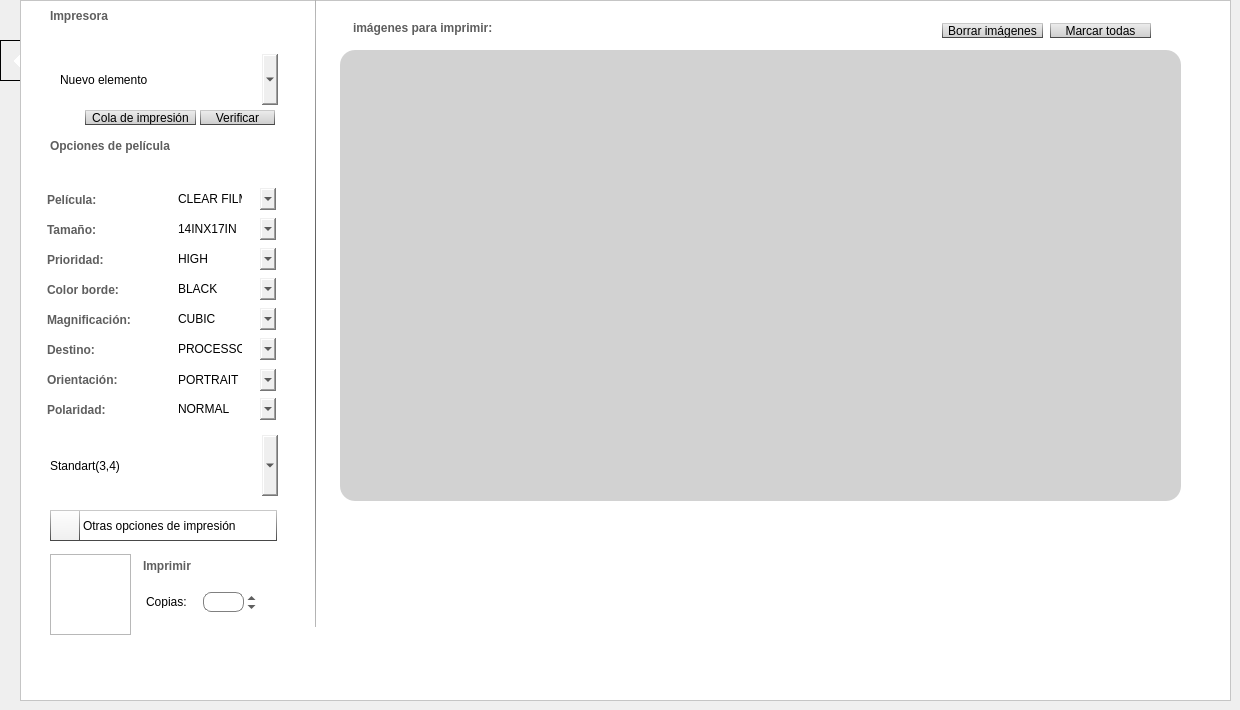
        <widget class="QWidget" name="page_2">
         <widget class="QFrame" name="frame_13">
          <property name="geometry">
           <rect>
            <x>0</x>
            <y>40</y>
            <width>21</width>
            <height>41</height>
           </rect>
          </property>
          <property name="styleSheet">
           <string notr="true">background-color: qconicalgradient(cx:0.663, cy:0.511, angle:90.9, stop:0.351648 rgba(255, 255, 255, 0), stop:0.664773 rgba(255, 255, 255, 0), stop:0.670455 rgba(255, 255, 255, 255), stop:0.823864 rgba(255, 255, 255, 255), stop:0.829545 rgba(255, 255, 255, 0));</string>
          </property>
          <property name="frameShape">
           <enum>QFrame::StyledPanel</enum>
          </property>
          <property name="frameShadow">
           <enum>QFrame::Raised</enum>
          </property>
         </widget>
         <widget class="QFrame" name="frame_14">
          <property name="enabled">
           <bool>true</bool>
          </property>
          <property name="geometry">
           <rect>
            <x>20</x>
            <y>0</y>
            <width>1211</width>
            <height>701</height>
           </rect>
          </property>
          <property name="styleSheet">
           <string notr="true">/* HAY QUE PROGRAMAR MANUAL EL HOVER DEL COMBOBOX */

QFrame#frame_14{
	background-color: rgb(255, 255, 255);
}

QComboBox#comboBox {
    border: none;
	border-image: url(:/visor_tab_archivo/assets/visor_tab_archivo/qcombobox_gradient.png);
    padding: 1px 18px 1px 3px;
    min-width: 6em;
}

QComboBox#comboBox:on { /* shift the text when the popup opens */
    padding-top: 3px;
    padding-left: 4px;
}

QComboBox#comboBox::drop-down {
    subcontrol-origin: padding;
    subcontrol-position: top right;
    width: 25px;
	border-image: url(:/visor_tab_archivo/assets/visor_tab_archivo/qcombobox_button.png);
}

QComboBox#comboBox::drop-down:on {
	subcontrol-origin: padding;
    subcontrol-position: top right;
    width: 27px;
	border-image: url(:/visor_tab_archivo/assets/visor_tab_archivo/qcombobox_button_selected.png);
}

QComboBox#comboBox_10 {
    border: none;
	border-image: url(:/visor_tab_archivo/assets/visor_tab_archivo/qcombobox_gradient.png);
    padding: 1px 18px 1px 3px;
    min-width: 6em;
}

QComboBox#comboBox_10:on { /* shift the text when the popup opens */
    padding-top: 3px;
    padding-left: 4px;
}

QComboBox#comboBox_10::drop-down {
    subcontrol-origin: padding;
    subcontrol-position: top right;
    width: 35px;
	border-image: url(:/visor_tab_archivo/assets/visor_tab_archivo/qcombobox_button.png);
}

QComboBox#comboBox_10::drop-down:on {
	subcontrol-origin: padding;
    subcontrol-position: top right;
    width: 37px;
	border-image: url(:/visor_tab_archivo/assets/visor_tab_archivo/qcombobox_button_selected.png);
}


QComboBox {
    border: none;
	border-image: url(:/visor_tab_archivo/assets/visor_tab_archivo/qcombobox_gradient.png);
    padding: 1px 18px 1px 3px;
    min-width: 6em;
}

QComboBox:on { /* shift the text when the popup opens */
    padding-top: 3px;
    padding-left: 4px;
}

QComboBox::drop-down {
    subcontrol-origin: padding;
    subcontrol-position: top right;
    width: 20px;
	border-image: url(:/visor_tab_archivo/assets/visor_tab_archivo/qcombobox_button.png);
}

QComboBox::drop-down:on {
	subcontrol-origin: padding;
    subcontrol-position: top right;
    width: 22px;
	border-image: url(:/visor_tab_archivo/assets/visor_tab_archivo/qcombobox_button_selected.png);
}

QComboBox QAbstractItemView{
	border: 2px solid red;
	background-color: rgb(255, 0, 127);
	selection-background-color: blue;
}

QPushButton{
	border-top: 1px solid rgb(201, 201, 201);
	border-bottom: 1px solid rgb(71, 71, 71);
	border-left: 1px solid qlineargradient(spread:pad, x1:0.477, y1:1, x2:0.483, y2:0, stop:0 rgba(71, 71, 71, 255), stop:1 rgba(201, 201, 201, 255));
	border-right: 1px solid qlineargradient(spread:pad, x1:0.477, y1:1, x2:0.483, y2:0, stop:0 rgba(71, 71, 71, 255), stop:1 rgba(201, 201, 201, 255));
	background-color: qlineargradient(spread:pad, x1:0.517045, y1:1, x2:0.517, y2:0, stop:0 rgba(205, 205, 205, 255), stop:1 rgba(237, 237, 237, 255));
}

QPushButton:hover{
	border-top: 1px solid rgb(201, 201, 201);
	border-bottom: 1px solid rgb(71, 71, 71);
	border-left: 1px solid qlineargradient(spread:pad, x1:0.477, y1:1, x2:0.483, y2:0, stop:0 rgba(71, 71, 71, 255), stop:1 rgba(201, 201, 201, 255));
	border-right: 1px solid qlineargradient(spread:pad, x1:0.477, y1:1, x2:0.483, y2:0, stop:0 rgba(71, 71, 71, 255), stop:1 rgba(201, 201, 201, 255));
	background-color: qlineargradient(spread:pad, x1:0.511, y1:1, x2:0.494318, y2:0, stop:0 rgba(172, 172, 172, 255), stop:1 rgba(253, 253, 253, 255));
}

QPushButton:selected{
	border-left: 1px solid qlineargradient(spread:pad, x1:0.505682, y1:1, x2:0.511, y2:0, stop:0 rgba(134, 134, 134, 255), stop:1 rgba(70, 70, 70, 255));
	border-right: 1px solid qlineargradient(spread:pad, x1:0.505682, y1:1, x2:0.511, y2:0, stop:0 rgba(134, 134, 134, 255), stop:1 rgba(70, 70, 70, 255));
	border-top: 2px solid qlineargradient(spread:pad, x1:0.511364, y1:1, x2:0.528409, y2:0, stop:0 rgba(203, 203, 203, 255), stop:1 rgba(70, 70, 70, 255));
	border-bottom: 2px solid qlineargradient(spread:pad, x1:0.522727, y1:1, x2:0.534, y2:0, stop:0 rgba(134, 134, 134, 255), stop:1 rgba(250, 250, 250, 255));
	background-color: rgb(238, 238, 238);
}

QComboBox#comboBox_11 {
  border-top: 1px solid rgb(201, 201, 201);
border-bottom: 1px solid rgb(71, 71, 71);
background-color: qlineargradient(spread:pad, x1:0.528, y1:1, x2:0.523, y2:0, stop:0 rgba(239, 239, 239, 255), stop:1 rgba(254, 254, 254, 255));
}

QComboBox#comboBox_11:on { /* shift the text when the popup opens */
  border-top: 1px solid rgb(201, 201, 201);
border-bottom: 1px solid rgb(71, 71, 71);
background-color: qlineargradient(spread:pad, x1:0.528, y1:1, x2:0.523, y2:0, stop:0 rgba(239, 239, 239, 255), stop:1 rgba(254, 254, 254, 255));
}

QComboBox#comboBox_11::drop-down {
  border-top: 1px solid rgb(201, 201, 201);
border-bottom: 1px solid rgb(71, 71, 71);
background-color: qlineargradient(spread:pad, x1:0.528, y1:1, x2:0.523, y2:0, stop:0 rgba(239, 239, 239, 255), stop:1 rgba(254, 254, 254, 255));
}

QComboBox#comboBox_11::drop-down:on {
  border-top: 1px solid rgb(201, 201, 201);
border-bottom: 1px solid rgb(71, 71, 71);
background-color: qlineargradient(spread:pad, x1:0.528, y1:1, x2:0.523, y2:0, stop:0 rgba(239, 239, 239, 255), stop:1 rgba(254, 254, 254, 255));
}


</string>
          </property>
          <property name="frameShape">
           <enum>QFrame::StyledPanel</enum>
          </property>
          <property name="frameShadow">
           <enum>QFrame::Raised</enum>
          </property>
          <widget class="Line" name="line_4">
           <property name="geometry">
            <rect>
             <x>295</x>
             <y>-1</y>
             <width>1</width>
             <height>628</height>
            </rect>
           </property>
           <property name="styleSheet">
            <string notr="true">border:1px solid qlineargradient(spread:reflect, x1:0.522, y1:0.516773, x2:0.523, y2:1, stop:0 rgba(88, 88, 88, 255), stop:0.204545 rgba(88, 88, 88, 255), stop:1 rgba(185, 185, 185, 255))</string>
           </property>
           <property name="orientation">
            <enum>Qt::Vertical</enum>
           </property>
          </widget>
          <widget class="QComboBox" name="comboBox">
           <property name="enabled">
            <bool>true</bool>
           </property>
           <property name="geometry">
            <rect>
             <x>37</x>
             <y>54</y>
             <width>221</width>
             <height>51</height>
            </rect>
           </property>
           <item>
            <property name="text">
             <string>Nuevo elemento</string>
            </property>
           </item>
           <item>
            <property name="text">
             <string>Nuevo elemento</string>
            </property>
           </item>
           <item>
            <property name="text">
             <string>Nuevo elemento</string>
            </property>
           </item>
          </widget>
          <widget class="QLabel" name="label_11">
           <property name="geometry">
            <rect>
             <x>27</x>
             <y>4</y>
             <width>241</width>
             <height>31</height>
            </rect>
           </property>
           <property name="font">
            <font>
             <pointsize>9</pointsize>
             <weight>75</weight>
             <bold>true</bold>
             <underline>false</underline>
             <strikeout>false</strikeout>
             <kerning>true</kerning>
            </font>
           </property>
           <property name="styleSheet">
            <string notr="true">color: rgb(94, 94, 94);
padding-bottom: 6px;
border-bottom: 2px dashed rgb(94, 94, 94);</string>
           </property>
           <property name="text">
            <string>Impresora</string>
           </property>
          </widget>
          <widget class="QPushButton" name="pushButton_3">
           <property name="geometry">
            <rect>
             <x>65</x>
             <y>110</y>
             <width>111</width>
             <height>15</height>
            </rect>
           </property>
           <property name="text">
            <string>Cola de impresión</string>
           </property>
          </widget>
          <widget class="QPushButton" name="pushButton_4">
           <property name="geometry">
            <rect>
             <x>180</x>
             <y>110</y>
             <width>75</width>
             <height>15</height>
            </rect>
           </property>
           <property name="text">
            <string>Verificar</string>
           </property>
          </widget>
          <widget class="QLabel" name="label_12">
           <property name="geometry">
            <rect>
             <x>27</x>
             <y>134</y>
             <width>241</width>
             <height>31</height>
            </rect>
           </property>
           <property name="font">
            <font>
             <pointsize>9</pointsize>
             <weight>75</weight>
             <bold>true</bold>
             <underline>false</underline>
             <strikeout>false</strikeout>
             <kerning>true</kerning>
            </font>
           </property>
           <property name="styleSheet">
            <string notr="true">color: rgb(94, 94, 94);
padding-bottom: 6px;
border-bottom: 2px dashed rgb(94, 94, 94);</string>
           </property>
           <property name="text">
            <string>Opciones de película</string>
           </property>
          </widget>
          <widget class="QLabel" name="label_23">
           <property name="geometry">
            <rect>
             <x>27</x>
             <y>184</y>
             <width>51</width>
             <height>31</height>
            </rect>
           </property>
           <property name="font">
            <font>
             <pointsize>9</pointsize>
             <weight>75</weight>
             <bold>true</bold>
             <underline>false</underline>
             <strikeout>false</strikeout>
             <kerning>true</kerning>
            </font>
           </property>
           <property name="styleSheet">
            <string notr="true">color: rgb(94, 94, 94);

</string>
           </property>
           <property name="text">
            <string>Película:</string>
           </property>
          </widget>
          <widget class="QLabel" name="label_26">
           <property name="geometry">
            <rect>
             <x>27</x>
             <y>214</y>
             <width>51</width>
             <height>31</height>
            </rect>
           </property>
           <property name="font">
            <font>
             <pointsize>9</pointsize>
             <weight>75</weight>
             <bold>true</bold>
             <underline>false</underline>
             <strikeout>false</strikeout>
             <kerning>true</kerning>
            </font>
           </property>
           <property name="styleSheet">
            <string notr="true">color: rgb(94, 94, 94);

</string>
           </property>
           <property name="text">
            <string>Tamaño:</string>
           </property>
          </widget>
          <widget class="QLabel" name="label_27">
           <property name="geometry">
            <rect>
             <x>27</x>
             <y>244</y>
             <width>61</width>
             <height>31</height>
            </rect>
           </property>
           <property name="font">
            <font>
             <pointsize>9</pointsize>
             <weight>75</weight>
             <bold>true</bold>
             <underline>false</underline>
             <strikeout>false</strikeout>
             <kerning>true</kerning>
            </font>
           </property>
           <property name="styleSheet">
            <string notr="true">color: rgb(94, 94, 94);

</string>
           </property>
           <property name="text">
            <string>Prioridad:</string>
           </property>
          </widget>
          <widget class="QLabel" name="label_28">
           <property name="geometry">
            <rect>
             <x>27</x>
             <y>274</y>
             <width>81</width>
             <height>31</height>
            </rect>
           </property>
           <property name="font">
            <font>
             <pointsize>9</pointsize>
             <weight>75</weight>
             <bold>true</bold>
             <underline>false</underline>
             <strikeout>false</strikeout>
             <kerning>true</kerning>
            </font>
           </property>
           <property name="styleSheet">
            <string notr="true">color: rgb(94, 94, 94);

</string>
           </property>
           <property name="text">
            <string>Color borde:</string>
           </property>
          </widget>
          <widget class="QLabel" name="label_29">
           <property name="geometry">
            <rect>
             <x>27</x>
             <y>304</y>
             <width>91</width>
             <height>31</height>
            </rect>
           </property>
           <property name="font">
            <font>
             <pointsize>9</pointsize>
             <weight>75</weight>
             <bold>true</bold>
             <underline>false</underline>
             <strikeout>false</strikeout>
             <kerning>true</kerning>
            </font>
           </property>
           <property name="styleSheet">
            <string notr="true">color: rgb(94, 94, 94);

</string>
           </property>
           <property name="text">
            <string>Magnificación:</string>
           </property>
          </widget>
          <widget class="QLabel" name="label_30">
           <property name="geometry">
            <rect>
             <x>27</x>
             <y>334</y>
             <width>51</width>
             <height>31</height>
            </rect>
           </property>
           <property name="font">
            <font>
             <pointsize>9</pointsize>
             <weight>75</weight>
             <bold>true</bold>
             <underline>false</underline>
             <strikeout>false</strikeout>
             <kerning>true</kerning>
            </font>
           </property>
           <property name="styleSheet">
            <string notr="true">color: rgb(94, 94, 94);

</string>
           </property>
           <property name="text">
            <string>Destino:</string>
           </property>
          </widget>
          <widget class="QLabel" name="label_31">
           <property name="geometry">
            <rect>
             <x>27</x>
             <y>394</y>
             <width>71</width>
             <height>31</height>
            </rect>
           </property>
           <property name="font">
            <font>
             <pointsize>9</pointsize>
             <weight>75</weight>
             <bold>true</bold>
             <underline>false</underline>
             <strikeout>false</strikeout>
             <kerning>true</kerning>
            </font>
           </property>
           <property name="styleSheet">
            <string notr="true">color: rgb(94, 94, 94);

</string>
           </property>
           <property name="text">
            <string>Polaridad:</string>
           </property>
          </widget>
          <widget class="QLabel" name="label_37">
           <property name="geometry">
            <rect>
             <x>27</x>
             <y>364</y>
             <width>81</width>
             <height>31</height>
            </rect>
           </property>
           <property name="font">
            <font>
             <pointsize>9</pointsize>
             <weight>75</weight>
             <bold>true</bold>
             <underline>false</underline>
             <strikeout>false</strikeout>
             <kerning>true</kerning>
            </font>
           </property>
           <property name="styleSheet">
            <string notr="true">color: rgb(94, 94, 94);

</string>
           </property>
           <property name="text">
            <string>Orientación:</string>
           </property>
          </widget>
          <widget class="QComboBox" name="comboBox_2">
           <property name="geometry">
            <rect>
             <x>155</x>
             <y>188</y>
             <width>101</width>
             <height>22</height>
            </rect>
           </property>
           <item>
            <property name="text">
             <string>CLEAR FILM</string>
            </property>
           </item>
           <item>
            <property name="text">
             <string>BLUE FILM</string>
            </property>
           </item>
           <item>
            <property name="text">
             <string>PAPER</string>
            </property>
           </item>
          </widget>
          <widget class="QComboBox" name="comboBox_3">
           <property name="geometry">
            <rect>
             <x>155</x>
             <y>218</y>
             <width>101</width>
             <height>22</height>
            </rect>
           </property>
           <item>
            <property name="text">
             <string>14INX17IN</string>
            </property>
           </item>
           <item>
            <property name="text">
             <string>14INX14IN</string>
            </property>
           </item>
           <item>
            <property name="text">
             <string>11INX14IN</string>
            </property>
           </item>
           <item>
            <property name="text">
             <string>8INX10IN</string>
            </property>
           </item>
          </widget>
          <widget class="QComboBox" name="comboBox_4">
           <property name="geometry">
            <rect>
             <x>155</x>
             <y>248</y>
             <width>101</width>
             <height>22</height>
            </rect>
           </property>
           <item>
            <property name="text">
             <string>HIGH</string>
            </property>
           </item>
           <item>
            <property name="text">
             <string>MID</string>
            </property>
           </item>
           <item>
            <property name="text">
             <string>LOW</string>
            </property>
           </item>
          </widget>
          <widget class="QComboBox" name="comboBox_5">
           <property name="geometry">
            <rect>
             <x>155</x>
             <y>278</y>
             <width>101</width>
             <height>22</height>
            </rect>
           </property>
           <item>
            <property name="text">
             <string>BLACK</string>
            </property>
           </item>
           <item>
            <property name="text">
             <string>WHITE</string>
            </property>
           </item>
          </widget>
          <widget class="QComboBox" name="comboBox_6">
           <property name="geometry">
            <rect>
             <x>155</x>
             <y>308</y>
             <width>101</width>
             <height>22</height>
            </rect>
           </property>
           <item>
            <property name="text">
             <string>CUBIC</string>
            </property>
           </item>
           <item>
            <property name="text">
             <string>REPLICATE</string>
            </property>
           </item>
           <item>
            <property name="text">
             <string>BILINEAR</string>
            </property>
           </item>
          </widget>
          <widget class="QComboBox" name="comboBox_7">
           <property name="geometry">
            <rect>
             <x>155</x>
             <y>338</y>
             <width>101</width>
             <height>22</height>
            </rect>
           </property>
           <item>
            <property name="text">
             <string>PROCESSOR</string>
            </property>
           </item>
           <item>
            <property name="text">
             <string>MAGAZINE</string>
            </property>
           </item>
          </widget>
          <widget class="QComboBox" name="comboBox_8">
           <property name="geometry">
            <rect>
             <x>155</x>
             <y>369</y>
             <width>101</width>
             <height>22</height>
            </rect>
           </property>
           <item>
            <property name="text">
             <string>PORTRAIT</string>
            </property>
           </item>
           <item>
            <property name="text">
             <string>LANDSCAPE</string>
            </property>
           </item>
          </widget>
          <widget class="QComboBox" name="comboBox_9">
           <property name="geometry">
            <rect>
             <x>155</x>
             <y>398</y>
             <width>101</width>
             <height>22</height>
            </rect>
           </property>
           <item>
            <property name="text">
             <string>NORMAL</string>
            </property>
           </item>
           <item>
            <property name="text">
             <string>REVERSE</string>
            </property>
           </item>
          </widget>
          <widget class="QLabel" name="label_38">
           <property name="geometry">
            <rect>
             <x>750</x>
             <y>473</y>
             <width>461</width>
             <height>191</height>
            </rect>
           </property>
           <property name="text">
            <string/>
           </property>
           <property name="pixmap">
            <pixmap resource="resources.qrc">:/visor_tab_archivo/assets/visor_tab_archivo/esquina.png</pixmap>
           </property>
           <property name="scaledContents">
            <bool>true</bool>
           </property>
          </widget>
          <widget class="QComboBox" name="comboBox_10">
           <property name="enabled">
            <bool>true</bool>
           </property>
           <property name="geometry">
            <rect>
             <x>27</x>
             <y>435</y>
             <width>231</width>
             <height>61</height>
            </rect>
           </property>
           <item>
            <property name="text">
             <string>Standart(3,4)</string>
            </property>
           </item>
           <item>
            <property name="text">
             <string>Nuevo elemento</string>
            </property>
           </item>
           <item>
            <property name="text">
             <string>Nuevo elemento</string>
            </property>
           </item>
          </widget>
          <widget class="QGraphicsView" name="graphicsView">
           <property name="geometry">
            <rect>
             <x>30</x>
             <y>554</y>
             <width>81</width>
             <height>81</height>
            </rect>
           </property>
          </widget>
          <widget class="QLabel" name="label_39">
           <property name="geometry">
            <rect>
             <x>120</x>
             <y>554</y>
             <width>121</width>
             <height>31</height>
            </rect>
           </property>
           <property name="font">
            <font>
             <pointsize>9</pointsize>
             <weight>75</weight>
             <bold>true</bold>
             <underline>false</underline>
             <strikeout>false</strikeout>
             <kerning>true</kerning>
            </font>
           </property>
           <property name="styleSheet">
            <string notr="true">color: rgb(94, 94, 94);
padding-bottom: 6px;
border-bottom: 2px dashed rgb(94, 94, 94);</string>
           </property>
           <property name="text">
            <string>Imprimir</string>
           </property>
          </widget>
          <widget class="QLabel" name="label_46">
           <property name="geometry">
            <rect>
             <x>126</x>
             <y>595</y>
             <width>47</width>
             <height>13</height>
            </rect>
           </property>
           <property name="text">
            <string>Copias:</string>
           </property>
          </widget>
          <widget class="QToolButton" name="toolButton_72">
           <property name="geometry">
            <rect>
             <x>224</x>
             <y>593</y>
             <width>15</width>
             <height>10</height>
            </rect>
           </property>
           <property name="styleSheet">
            <string notr="true">boder:none;
background-color:transparent;</string>
           </property>
           <property name="text">
            <string>...</string>
           </property>
           <property name="arrowType">
            <enum>Qt::UpArrow</enum>
           </property>
          </widget>
          <widget class="QToolButton" name="toolButton_73">
           <property name="geometry">
            <rect>
             <x>224</x>
             <y>602</y>
             <width>15</width>
             <height>10</height>
            </rect>
           </property>
           <property name="styleSheet">
            <string notr="true">boder:none;
background-color:transparent;</string>
           </property>
           <property name="text">
            <string>...</string>
           </property>
           <property name="arrowType">
            <enum>Qt::DownArrow</enum>
           </property>
          </widget>
          <widget class="QLineEdit" name="lineEdit_7">
           <property name="geometry">
            <rect>
             <x>183</x>
             <y>592</y>
             <width>41</width>
             <height>20</height>
            </rect>
           </property>
           <property name="styleSheet">
            <string notr="true">border: 1px solid grey;
border-radius: 8px;
background-color: rgb(255, 255, 255);</string>
           </property>
          </widget>
          <widget class="QFrame" name="frame_17">
           <property name="geometry">
            <rect>
             <x>320</x>
             <y>50</y>
             <width>841</width>
             <height>451</height>
            </rect>
           </property>
           <property name="styleSheet">
            <string notr="true">background-color: rgb(210, 210, 210);
border-radius:15px;</string>
           </property>
           <property name="frameShape">
            <enum>QFrame::StyledPanel</enum>
           </property>
           <property name="frameShadow">
            <enum>QFrame::Raised</enum>
           </property>
          </widget>
          <widget class="QLabel" name="label_47">
           <property name="geometry">
            <rect>
             <x>330</x>
             <y>20</y>
             <width>151</width>
             <height>21</height>
            </rect>
           </property>
           <property name="font">
            <font>
             <pointsize>9</pointsize>
             <weight>75</weight>
             <bold>true</bold>
             <underline>false</underline>
             <strikeout>false</strikeout>
             <kerning>true</kerning>
            </font>
           </property>
           <property name="styleSheet">
            <string notr="true">color: rgb(94, 94, 94);
padding-bottom: 6px;
</string>
           </property>
           <property name="text">
            <string>imágenes para imprimir:</string>
           </property>
          </widget>
          <widget class="QPushButton" name="pushButton_5">
           <property name="geometry">
            <rect>
             <x>922</x>
             <y>23</y>
             <width>101</width>
             <height>15</height>
            </rect>
           </property>
           <property name="text">
            <string>Borrar imágenes</string>
           </property>
           <property name="checkable">
            <bool>false</bool>
           </property>
           <property name="checked">
            <bool>false</bool>
           </property>
          </widget>
          <widget class="QPushButton" name="pushButton_6">
           <property name="geometry">
            <rect>
             <x>1030</x>
             <y>23</y>
             <width>101</width>
             <height>15</height>
            </rect>
           </property>
           <property name="text">
            <string>Marcar todas</string>
           </property>
           <property name="checkable">
            <bool>false</bool>
           </property>
           <property name="checked">
            <bool>false</bool>
           </property>
          </widget>
          <widget class="QLabel" name="label_48">
           <property name="geometry">
            <rect>
             <x>60</x>
             <y>510</y>
             <width>197</width>
             <height>31</height>
            </rect>
           </property>
           <property name="styleSheet">
            <string notr="true">border-top: 1px solid rgb(201, 201, 201);
border-bottom: 1px solid rgb(71, 71, 71);
border-right: 1px solid qlineargradient(spread:pad, x1:0.472, y1:1, x2:0.472, y2:0, stop:0 rgba(71, 71, 71, 255), stop:1 rgba(201, 201, 201, 255));</string>
           </property>
           <property name="text">
            <string>Otras opciones de impresión</string>
           </property>
          </widget>
          <widget class="QPushButton" name="pushButton_7">
           <property name="geometry">
            <rect>
             <x>30</x>
             <y>510</y>
             <width>30</width>
             <height>31</height>
            </rect>
           </property>
           <property name="styleSheet">
            <string notr="true">border-top: 1px solid rgb(201, 201, 201);
border-bottom: 1px solid rgb(71, 71, 71);
background-color: qlineargradient(spread:pad, x1:0.528, y1:1, x2:0.523, y2:0, stop:0 rgba(239, 239, 239, 255), stop:1 rgba(254, 254, 254, 255));</string>
           </property>
           <property name="text">
            <string/>
           </property>
           <property name="icon">
            <iconset resource="resources.qrc">
             <normaloff>:/visor_tab_archivo/assets/visor_tab_archivo/arrow_down.png</normaloff>:/visor_tab_archivo/assets/visor_tab_archivo/arrow_down.png</iconset>
           </property>
           <property name="iconSize">
            <size>
             <width>21</width>
             <height>20</height>
            </size>
           </property>
          </widget>
         </widget>
        </widget>
